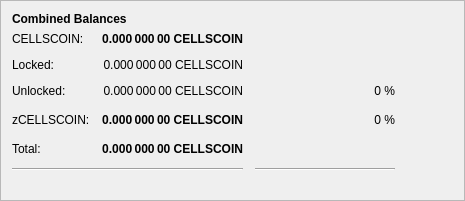
         <widget class="QFrame" name="frame_3">
          <property name="geometry">
           <rect>
            <x>0</x>
            <y>150</y>
            <width>465</width>
            <height>201</height>
           </rect>
          </property>
          <property name="frameShape">
           <enum>QFrame::StyledPanel</enum>
          </property>
          <property name="frameShadow">
           <enum>QFrame::Raised</enum>
          </property>
          <layout class="QVBoxLayout" name="verticalLayout_5">
           <item>
            <layout class="QHBoxLayout" name="horizontalLayout_5" stretch="0">
             <item>
              <widget class="QLabel" name="label_5z">
               <property name="maximumSize">
                <size>
                 <width>16777215</width>
                 <height>20</height>
                </size>
               </property>
               <property name="font">
                <font>
                 <weight>75</weight>
                 <bold>true</bold>
                </font>
               </property>
               <property name="toolTip">
                <string>Combined Balances (including unconfirmed and immature coins)</string>
               </property>
               <property name="text">
                <string>&lt;html&gt;&lt;head/&gt;&lt;body&gt;&lt;p&gt;Combined Balances&lt;/p&gt;&lt;/body&gt;&lt;/html&gt;</string>
               </property>
              </widget>
             </item>
            </layout>
           </item>
           <item>
            <layout class="QGridLayout" name="gridLayout_3">
             <property name="spacing">
              <number>12</number>
             </property>
             <item row="7" column="0" colspan="2">
              <widget class="Line" name="lineSpendableBalance_3">
               <property name="orientation">
                <enum>Qt::Horizontal</enum>
               </property>
              </widget>
             </item>
             <item row="7" column="2">
              <widget class="Line" name="lineWatchBalance_3">
               <property name="sizePolicy">
                <sizepolicy hsizetype="Preferred" vsizetype="Fixed">
                 <horstretch>0</horstretch>
                 <verstretch>0</verstretch>
                </sizepolicy>
               </property>
               <property name="minimumSize">
                <size>
                 <width>140</width>
                 <height>0</height>
                </size>
               </property>
               <property name="orientation">
                <enum>Qt::Horizontal</enum>
               </property>
              </widget>
             </item>
             <item row="4" column="1">
              <widget class="QLabel" name="labelzBalancez">
               <property name="font">
                <font>
                 <weight>75</weight>
                 <bold>true</bold>
                </font>
               </property>
               <property name="cursor">
                <cursorShape>IBeamCursor</cursorShape>
               </property>
               <property name="toolTip">
                <string>Total of transactions that have yet to be confirmed, and do not yet count toward the spendable balance</string>
               </property>
               <property name="text">
                <string notr="true">0.000 000 00 CELLSCOIN</string>
               </property>
               <property name="alignment">
                <set>Qt::AlignRight|Qt::AlignTrailing|Qt::AlignVCenter</set>
               </property>
               <property name="textInteractionFlags">
                <set>Qt::LinksAccessibleByMouse|Qt::TextSelectableByKeyboard|Qt::TextSelectableByMouse</set>
               </property>
              </widget>
             </item>
             <item row="6" column="1">
              <widget class="QLabel" name="labelTotalz">
               <property name="font">
                <font>
                 <weight>75</weight>
                 <bold>true</bold>
                </font>
               </property>
               <property name="cursor">
                <cursorShape>IBeamCursor</cursorShape>
               </property>
               <property name="toolTip">
                <string>Total Balance, including unconfirmed and immature coins.</string>
               </property>
               <property name="text">
                <string notr="true">0.000 000 00 CELLSCOIN</string>
               </property>
               <property name="alignment">
                <set>Qt::AlignRight|Qt::AlignTrailing|Qt::AlignVCenter</set>
               </property>
               <property name="textInteractionFlags">
                <set>Qt::LinksAccessibleByMouse|Qt::TextSelectableByKeyboard|Qt::TextSelectableByMouse</set>
               </property>
              </widget>
             </item>
             <item row="4" column="3">
              <spacer name="horizontalSpacer_6">
               <property name="orientation">
                <enum>Qt::Horizontal</enum>
               </property>
               <property name="sizeHint" stdset="0">
                <size>
                 <width>40</width>
                 <height>20</height>
                </size>
               </property>
              </spacer>
             </item>
             <item row="6" column="0">
              <widget class="QLabel" name="labelTotalTextz">
               <property name="text">
                <string>Total:</string>
               </property>
              </widget>
             </item>
             <item row="1" column="0">
              <widget class="QLabel" name="labelBalanceTextz">
               <property name="text">
                <string>CELLSCOIN:</string>
               </property>
              </widget>
             </item>
             <item row="1" column="1">
              <widget class="QLabel" name="labelBalancez">
               <property name="font">
                <font>
                 <weight>75</weight>
                 <bold>true</bold>
                </font>
               </property>
               <property name="cursor">
                <cursorShape>IBeamCursor</cursorShape>
               </property>
               <property name="toolTip">
                <string>Your current spendable balance</string>
               </property>
               <property name="text">
                <string notr="true">0.000 000 00 CELLSCOIN</string>
               </property>
               <property name="alignment">
                <set>Qt::AlignRight|Qt::AlignTrailing|Qt::AlignVCenter</set>
               </property>
               <property name="textInteractionFlags">
                <set>Qt::LinksAccessibleByMouse|Qt::TextSelectableByKeyboard|Qt::TextSelectableByMouse</set>
               </property>
              </widget>
             </item>
             <item row="4" column="0">
              <widget class="QLabel" name="labelzBalanceTextz">
               <property name="toolTip">
                <string/>
               </property>
               <property name="text">
                <string>zCELLSCOIN:</string>
               </property>
              </widget>
             </item>
             <item row="4" column="2">
              <widget class="QLabel" name="labelzCELLSCOINPercent">
               <property name="toolTip">
                <string>Current percentage of zCELLSCOIN.
If AutoMint is enabled this percentage will settle around the configured AutoMint percentage (default = 10%)</string>
               </property>
               <property name="text">
                <string>0 %</string>
               </property>
               <property name="alignment">
                <set>Qt::AlignRight|Qt::AlignTrailing|Qt::AlignVCenter</set>
               </property>
              </widget>
             </item>
             <item row="6" column="2">
              <widget class="QLabel" name="label100Percent">
               <property name="text">
                <string/>
               </property>
               <property name="alignment">
                <set>Qt::AlignRight|Qt::AlignTrailing|Qt::AlignVCenter</set>
               </property>
              </widget>
             </item>
             <item row="2" column="1">
              <widget class="QLabel" name="labelLockedBalance">
               <property name="toolTip">
                <string>Locked CELLSCOIN or Masternode collaterals. These are excluded from zCELLSCOIN minting.</string>
               </property>
               <property name="text">
                <string>0.000 000 00 CELLSCOIN</string>
               </property>
               <property name="alignment">
                <set>Qt::AlignRight|Qt::AlignTrailing|Qt::AlignVCenter</set>
               </property>
              </widget>
             </item>
             <item row="2" column="0">
              <widget class="QLabel" name="labelLockedBalanceText">
               <property name="toolTip">
                <string>Locked CELLSCOIN or Masternode collaterals. These are excluded from zCELLSCOIN minting.</string>
               </property>
               <property name="text">
                <string>Locked:</string>
               </property>
              </widget>
             </item>
             <item row="3" column="0">
              <widget class="QLabel" name="labelUnLockedBalanceText">
               <property name="toolTip">
                <string>Unlocked CELLSCOINs. These can be used for zCELLSCOIN minting.</string>
               </property>
               <property name="text">
                <string>Unlocked:</string>
               </property>
              </widget>
             </item>
             <item row="3" column="1">
              <widget class="QLabel" name="labelUnLockedBalance">
               <property name="toolTip">
                <string>Unlocked CELLSCOINs. These can be used for zCELLSCOIN minting.</string>
               </property>
               <property name="text">
                <string>0.000 000 00 CELLSCOIN</string>
               </property>
               <property name="alignment">
                <set>Qt::AlignRight|Qt::AlignTrailing|Qt::AlignVCenter</set>
               </property>
              </widget>
             </item>
             <item row="3" column="2">
              <widget class="QLabel" name="labelCELLSCOINPercent">
               <property name="text">
                <string>0 %</string>
               </property>
               <property name="alignment">
                <set>Qt::AlignRight|Qt::AlignTrailing|Qt::AlignVCenter</set>
               </property>
              </widget>
             </item>
            </layout>
           </item>
           <item>
            <spacer name="verticalSpacer">
             <property name="orientation">
              <enum>Qt::Vertical</enum>
             </property>
             <property name="sizeHint" stdset="0">
              <size>
               <width>20</width>
               <height>40</height>
              </size>
             </property>
            </spacer>
           </item>
          </layout>
         </widget>
